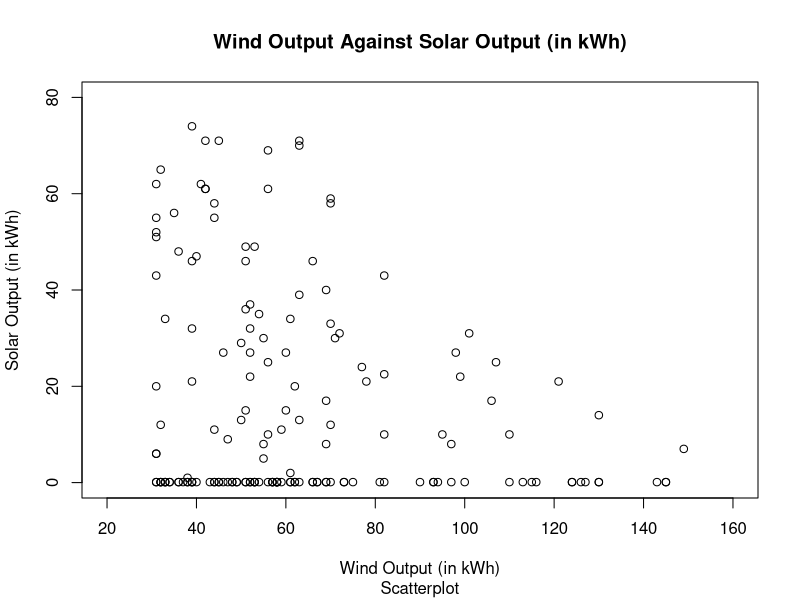
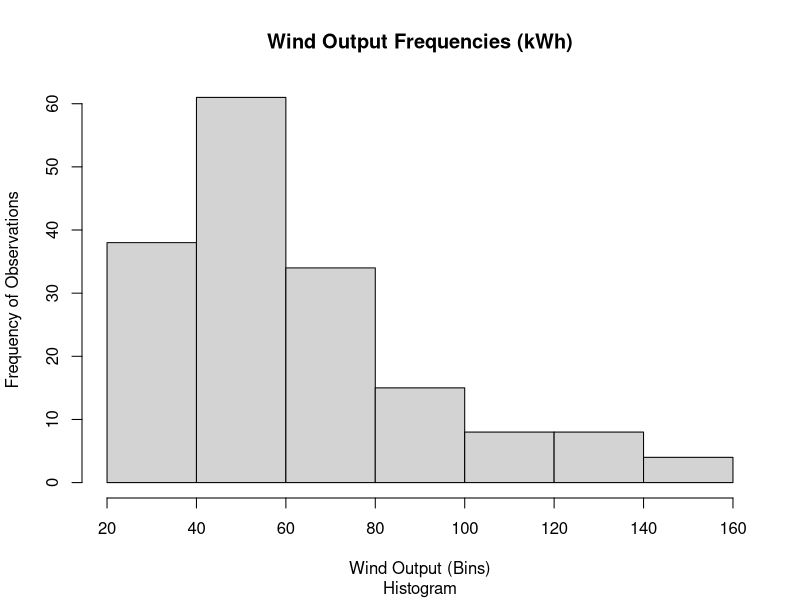
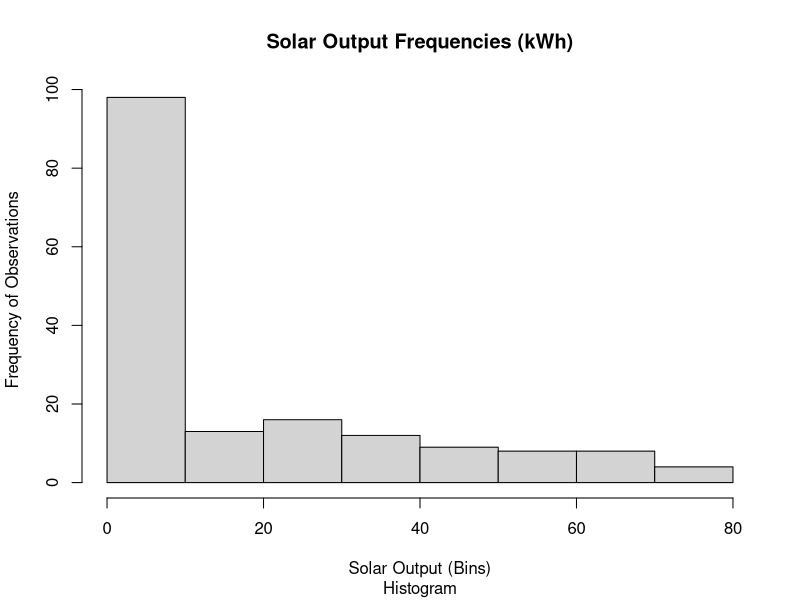

The R source for these figures, in order:
# Loading required libraries
library(readxl) 
library(plyr)

data_sun_wind <- read_excel("./Assign3/A3P2 Data .xlsx") # Importing data

# 2.1 Scatterplot
wind_sun_scatter <- plot(x = data_sun_wind$`Wind Output (kWh)`, 
                         y = data_sun_wind$`Solar Output (kWh)`,
                         xlab = "Wind Output (in kWh)",
                         ylab = "Solar Output (in kWh)",
                         xlim = c(20,160),
                         ylim = c(0,80),
                         main = "Wind Output Against Solar Output (in kWh)",
                         sub = "Scatterplot") # Scatterplot of wind and sun data

# 2.2 Plot Analysis
# No calculations required

# 2.3 Extreme Points/Outliers
# No calculations required

# 2.4 Correlation Coefficient
sun_wind_cor <- cor(data_sun_wind$`Wind Output (kWh)`, data_sun_wind$`Solar Output (kWh)`) # Correlation coefficient of wind and sun output

# 2.5 Negative Correlation Explanation
# No calculations required

# 2.6 Histogram - Wind Output
wind_hist_bins <- round(log(168, 2), digits = 0) # Log of 168 (number of observations in sample) with a base of 2 to find the initial number of bins

hist(data_sun_wind$`Wind Output (kWh)`,
     xlab = "Wind Output (Bins)",
     ylab = "Frequency of Observations",
     main = "Wind Output Frequencies (kWh)",
     sub = "Histogram",
     breaks = wind_hist_bins) # Histogram of wind output

# 2.7 Histogram - Solar Output
solar_hist_bins <- round(log(168, 2), digits = 0) # Log of 168 (number of observations in sample) with a base of 2 to find the initial number of bins

hist(data_sun_wind$`Solar Output (kWh)`,
     xlab = "Solar Output (Bins)",
     ylab = "Frequency of Observations",
     main = "Solar Output Frequencies (kWh)",
     sub = "Histogram",
     breaks = solar_hist_bins) # Histogram of solar output

# 2.8 Scatterplot vs Histogram
# No calculations required
